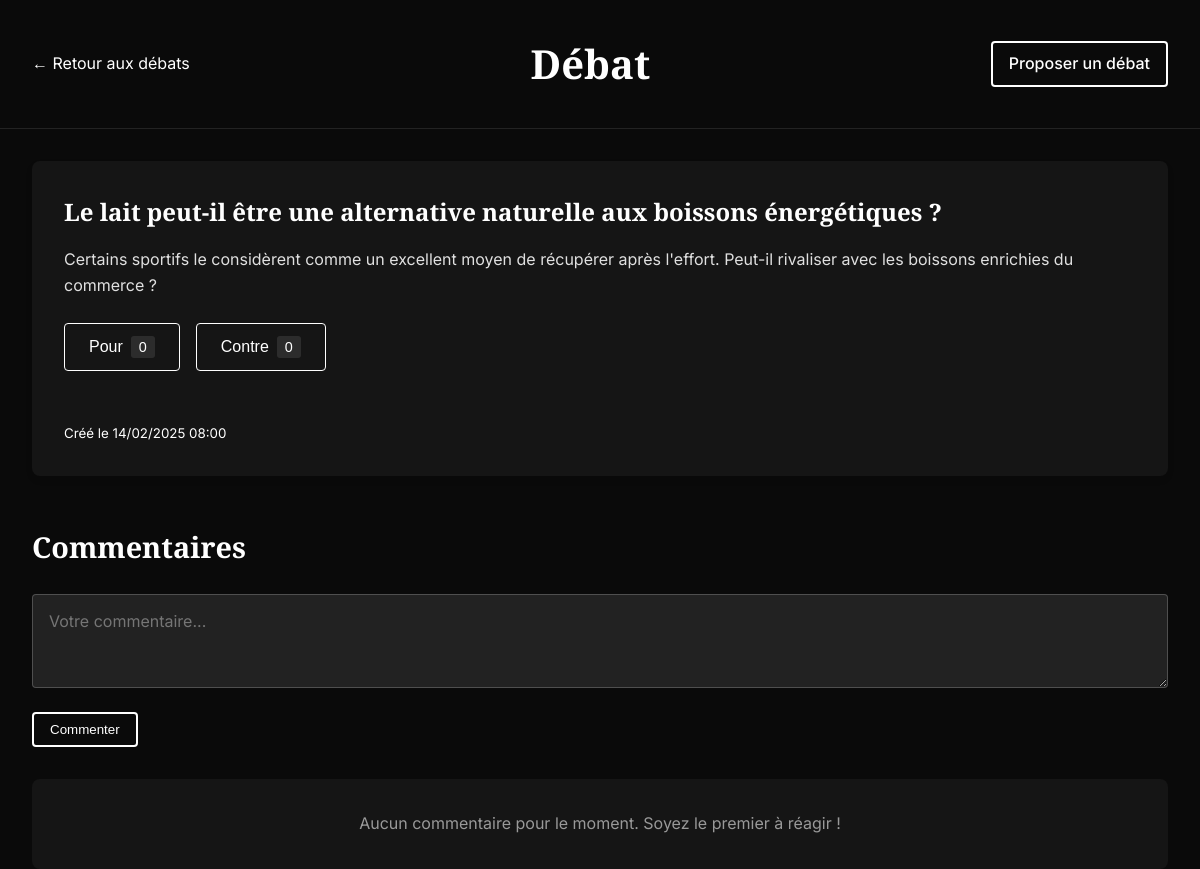
/single-debate.php?id=3, run on the app's committed database.
### tables this page shows
CREATE TABLE IF NOT EXISTS debates (
    id INT AUTO_INCREMENT PRIMARY KEY,
    title VARCHAR(255) NOT NULL,
    description TEXT NOT NULL,
    votes_pour INT DEFAULT 0,
    votes_contre INT DEFAULT 0,
    created_at TIMESTAMP DEFAULT CURRENT_TIMESTAMP,
    updated_at TIMESTAMP DEFAULT CURRENT_TIMESTAMP ON UPDATE CURRENT_TIMESTAMP
);

### single-debate.php (the view, shortened to what this page needs)
<?php
require_once 'db.php';
$id = filter_input(INPUT_GET, 'id', FILTER_VALIDATE_INT);
$stmt = $pdo->prepare("SELECT * FROM debates WHERE id = ? AND created_at >= DATE_SUB(NOW(), INTERVAL 48 HOUR)");
$stmt->execute([$id]);
$debate = $stmt->fetch();
$stmt = $pdo->prepare("SELECT * FROM comments WHERE debate_id = ? ORDER BY created_at DESC");
$stmt->execute([$id]);
$comments = $stmt->fetchAll();
?>
<!DOCTYPE html>
<html lang="fr">
<head>
    <link rel="stylesheet" href="style.css">
</head>
<body class="single-debate">
    <div class="page-header">
        <div class="container">
            <a href="debate.php" class="nav-link">← Retour aux débats</a>
            <h1>Débat</h1>
            <a href="submit.php" class="cta-button">Proposer un débat</a>
        </div>
    </div>
    <main class="container">
        <article class="debate-card single">
            <h2 class="debate-title">
                <?= htmlspecialchars($debate['title']) ?>
            </h2>
            <p class="debate-description">
                <?= htmlspecialchars($debate['description']) ?>
            </p>
            <div class="vote-section">
                <div class="vote-buttons">
                    <button class="vote-btn pour" data-debate-id="<?= $debate['id'] ?>" data-vote-type="pour">
                        Pour
                        <span class="vote-count" id="votes-pour-<?= $debate['id'] ?>"><?= $debate['votes_pour'] ?></span>
                    </button>
                    <button class="vote-btn contre" data-debate-id="<?= $debate['id'] ?>" data-vote-type="contre">
                        Contre
                        <span class="vote-count" id="votes-contre-<?= $debate['id'] ?>"><?= $debate['votes_contre'] ?></span>
                    </button>
                </div>
                <div class="vote-message" id="vote-message-<?= $debate['id'] ?>"></div>
                <small>
                    Créé le <?= date('d/m/Y H:i', strtotime($debate['created_at'])) ?>
                </small>
            </div>
        </article>
        <section class="comments-section">
            <h3>Commentaires</h3>
            <form id="comment-form" data-debate-id="<?= $debate['id'] ?>" class="comment-form">
                <textarea
                    id="comment-input"
                    name="content"
                    rows="3"
                    placeholder="Votre commentaire..."
                    required
                ></textarea>
                <button type="submit" class="cta-button">Commenter</button>
            </form>
            <div id="comments-container">
                <?php if (!empty($comments)): ?>
                    <?php foreach ($comments as $comment): ?>
                        <div class="comment">
                            <p><?= htmlspecialchars($comment['content']) ?></p>
                            <small>
                                Le <?= date('d/m/Y H:i', strtotime($comment['created_at'])) ?>
                            </small>
                        </div>
                    <?php endforeach; ?>
                <?php else: ?>
                    <p class="no-comments">Aucun commentaire pour le moment. Soyez le premier à réagir !</p>
                <?php endif; ?>
            </div>
        </section>
    </main>
</body>
</html>

### style.css (style rules this page uses)
* { margin: 0; padding: 0; box-sizing: border-box; }
body { font-family: "Inter", sans-serif; line-height: 1.6; background-color: #0a0a0a; color: #ffffff; min-height: 100vh; }
.page-header { background: #0a0a0a; padding: 2rem 0; margin-bottom: 2rem; border-bottom: 1px solid rgba(255, 255, 255, 0.1); }
.page-header .container { display: flex; justify-content: space-between; align-items: center; }
.page-header h1 { font-family: "Playfair Display", serif; font-size: 2.5rem; margin: 0; }
.nav-link { color: #ffffff; text-decoration: none; display: flex; align-items: center; transition: opacity 0.3s ease; }
.cta-button { display: inline-block; padding: 0.5rem 1rem; text-decoration: none; color: #ffffff; background: transparent; border: 2px solid #ffffff; border-radius: 4px; transition: all 0.3s ease; font-weight: 500; cursor: pointer; }
.container { max-width: 1200px; margin: 0 auto; padding: 0 2rem; }
.debate-card { background: #151515; border-radius: 8px; padding: 2rem; margin-bottom: 2rem; box-shadow: 0 4px 6px rgba(0, 0, 0, 0.1); transition: transform 0.3s ease; }
.debate-title { font-family: "Playfair Display", serif; font-size: 1.5rem; margin-bottom: 1rem; color: #ffffff; }
.debate-description { color: #e0e0e0; margin-bottom: 1.5rem; }
.vote-section { display: flex; flex-direction: column; gap: 1rem; }
.vote-buttons { display: flex; gap: 1rem; }
.vote-btn { background: transparent; color: #ffffff; border: 1px solid #ffffff; padding: 0.75rem 1.5rem; border-radius: 4px; cursor: pointer; transition: all 0.3s ease; display: flex; align-items: center; gap: 0.5rem; font-size: 1rem; }
.vote-count { background: rgba(255, 255, 255, 0.1); padding: 0.2rem 0.5rem; border-radius: 3px; font-size: 0.9rem; }
.vote-message { color: #87cf3a; font-size: 0.9rem; text-align: center; min-height: 20px; }
.debate-card.single { margin-top: 2rem; }
.comments-section { margin-top: 3rem; }
.comments-section h3 { font-family: "Playfair Display", serif; font-size: 1.8rem; margin-bottom: 1.5rem; }
.comment-form { margin-bottom: 2rem; }
.comment-form textarea { width: 100%; padding: 1rem; background: rgba(255, 255, 255, 0.1); border: 1px solid rgba(255, 255, 255, 0.2); border-radius: 4px; color: #ffffff; font-family: "Inter", sans-serif; font-size: 1rem; margin-bottom: 1rem; }
.no-comments { text-align: center; color: #999; padding: 2rem; background: #151515; border-radius: 8px; }

### data on the page
debates: title "Le lait peut-il être une alternative naturelle aux boissons énergétiques ?", description "Certains sportifs le considèrent comme un excellent moyen de récupérer après l'effort. Peut-il rivaliser avec les boissons enrichies du commerce ?", votes_pour "0", votes_contre "0", created_at "14/02/2025 08:00"
